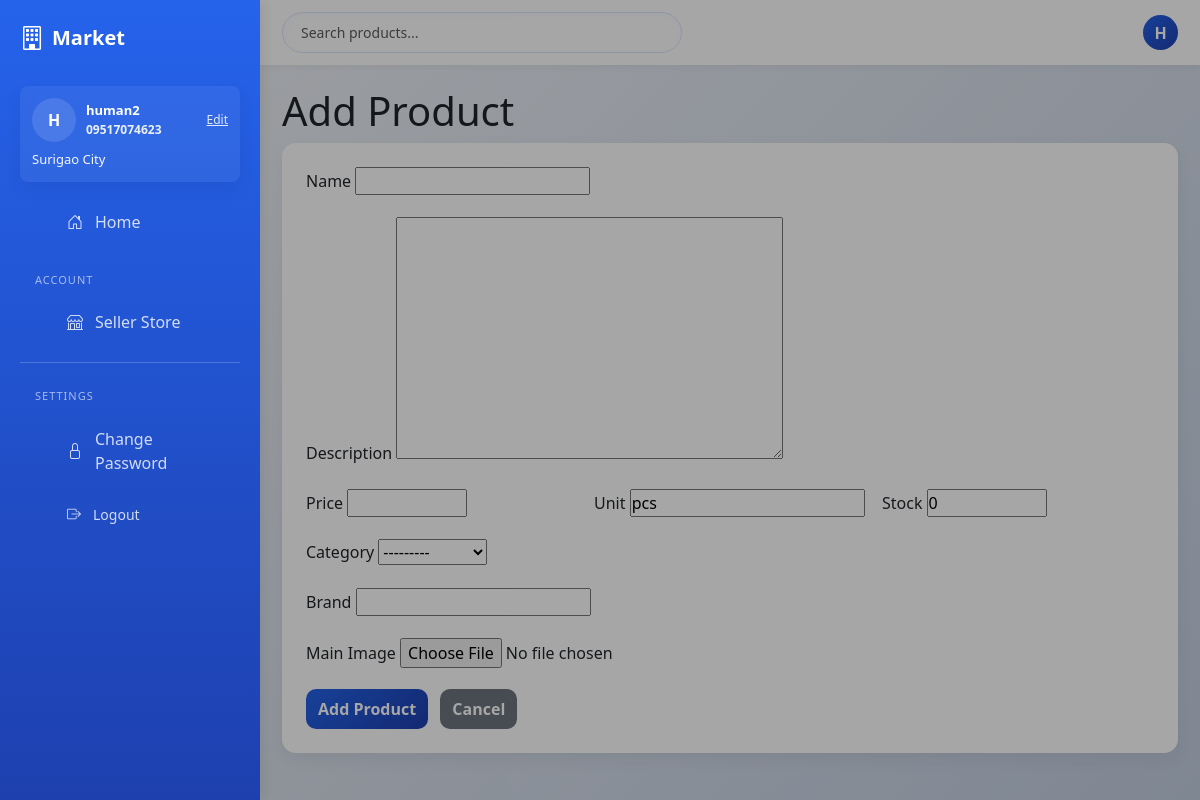
/seller/product/add/ (signed in), run on the app's committed database.
### core/models.py (models this page shows)
class User(AbstractUser):
    is_seller = models.BooleanField(default=False)
    phone_number = models.CharField(max_length=30, blank=True)
    default_address = models.TextField(blank=True)
    seller_lat = models.DecimalField(max_digits=9, decimal_places=6, null=True, blank=True)
    seller_lng = models.DecimalField(max_digits=9, decimal_places=6, null=True, blank=True)

### core/views.py (the view)
# urls.py: path('seller/product/add/', seller_add_product, name='seller_add_product'),
@user_passes_test(_is_seller)
@require_http_methods(['GET', 'POST'])
def seller_add_product(request):
    if request.method == 'POST':
        form = ProductForm(request.POST, request.FILES)
        if form.is_valid():
            form.save(seller=request.user)
            messages.success(request, 'Product added')
            return redirect('seller_dashboard')
    else:
        form = ProductForm()
    return render(request, 'seller_product_form.html', {'form': form, 'action': 'Add Product'})

### core/forms.py (shortened to what this page needs)
class ProductForm(forms.ModelForm):
    image = forms.ImageField(required=False, label='Main image')
    class Meta:
        model = Product
        fields = ['name', 'description', 'price', 'unit', 'stock', 'brand', 'category']

### core/context_processors.py (called while the page is built)
def sidebar_info(request):
    data = {
        'sidebar_orders_count': 0,
        'sidebar_sales_total': 0,
        'sidebar_phone': '',
        'sidebar_address': '',
    }
    user = getattr(request, 'user', None)
    if not user or not user.is_authenticated:
        return data
    try:
        from .models import Order
        data['sidebar_orders_count'] = user.orders.count()
        if getattr(user, 'is_seller', False):
            orders = Order.objects.filter(items__product__seller=user, status='delivered').distinct()
            total = sum(float(order.total) for order in orders)
            data['sidebar_sales_total'] = round(total, 2)
        data['sidebar_phone'] = getattr(user, 'phone_number', '') or ''
        data['sidebar_address'] = getattr(user, 'default_address', '') or ''
    except Exception:
        pass
    return data

### core/models.py (called while the page is built)
    def __str__(self):
        return self.name

    @property
    def total(self):
        items_total = sum(item.total_price for item in self.items.all())
        fees_total = sum(float(getattr(item, 'delivery_fee', 0)) for item in self.items.all())
        return items_total + fees_total

    @property
    def total_price(self):
        return self.quantity * float(self.price)

### core/views.py (called while the page is built)
def _is_seller(user):
    return user.is_authenticated and user.is_seller

### templates/seller_product_form.html (shortened to what this page needs)
{% extends 'base.html' %}
{% block content %}
<h1>{{ action }}</h1>
<div class="card p-4">
  <form method="post" enctype="multipart/form-data">
    <div class="mb-3">
      <label class="form-label">Name</label>
      {{ form.name }}
    </div>
    <div class="mb-3">
      <label class="form-label">Description</label>
      {{ form.description }}
    </div>
    <div class="row g-3">
      <div class="col-md-4">
        <label class="form-label">Price</label>
        {{ form.price }}
      </div>
      <div class="col-md-4">
        <label class="form-label">Unit</label>
        {{ form.unit }}
      </div>
      <div class="col-md-4">
        <label class="form-label">Stock</label>
        {{ form.stock }}
      </div>
    </div>
    <div class="mb-3 mt-3">
      <label class="form-label">Category</label>
      {{ form.category }}
    </div>
    <div class="mb-3">
      <label class="form-label">Brand</label>
      {{ form.brand }}
    </div>
    <div class="mb-3">
      <label class="form-label">Main Image</label>
      {{ form.image }}
    </div>
    <div class="mt-3">
      <button class="btn btn-primary">{{ action }}</button>
      <a href="{% url 'seller_dashboard' %}" class="btn btn-secondary ms-2">Cancel</a>
    </div>
  </form>
</div>
{% endblock %}

### templates/base.html (shortened to what this page needs)
{% load static %}
<!doctype html>
<html lang="en">
<head>
    <link href="https://cdn.jsdelivr.net/npm/bootstrap@5.3.0/dist/css/bootstrap.min.css" rel="stylesheet">
    <link rel="stylesheet" href="https://cdn.jsdelivr.net/npm/bootstrap-icons@1.11.0/font/bootstrap-icons.css">
    <link rel="stylesheet" href="{% static 'css/styles.css' %}">
</head>
<body>
<button class="sidebar-toggle" id="sidebarToggle" aria-label="Toggle navigation"><i class="bi bi-list"></i></button>
<div id="sidebarEdge" class="sidebar-edge" aria-hidden="true"></div>
<aside class="sidebar" id="sidebar">
    <div class="sidebar-brand">
        <div style="display: flex; align-items: center; gap: 8px;">
            <i class="bi bi-building"></i>
            <span>Market</span>
        </div>
    </div>
    {% if user.is_authenticated %}
        <div class="card mb-3" style="background: rgba(255,255,255,0.06); padding: 12px; border-radius: 8px; color: white;">
            <div style="display:flex; justify-content: space-between; align-items: center; gap: 10px;">
                <div style="display:flex; gap:10px; align-items:center;">
                    <div style="width:44px; height:44px; border-radius:50%; background: rgba(255,255,255,0.12); display:flex; align-items:center; justify-content:center; font-weight:700;">{{ user.username|first|upper }}</div>
                    <div style="font-size:13px;">
                        <div style="font-weight:600">{{ user.get_full_name|default:user.username }}</div>
                        <div style="font-size:12px; opacity:0.9"><strong>{{ sidebar_phone|default:'No phone' }}</strong></div>
                    </div>
                </div>
                <div style="text-align:right; font-size:12px;">
                    <a href="{% url 'profile' %}" style="color: rgba(255,255,255,0.85); text-decoration: underline;">Edit</a>
                </div>
            </div>
            {% if sidebar_address %}
                <div style="margin-top:8px; font-size:13px; opacity:0.95;">{{ sidebar_address|truncatechars:80 }}</div>
            {% else %}
                <div style="margin-top:8px; font-size:13px; opacity:0.7;">No default address set</div>
            {% endif %}
        </div>
    {% endif %}
    <ul class="sidebar-nav">
        <li><a href="/" class="{% if request.resolver_match.url_name == 'home' %}active{% endif %}"><i class="bi bi-house-door"></i> Home</a></li>
    </ul>
    {% if user.is_authenticated %}
        <div class="sidebar-section-title">Account</div>
        <ul class="sidebar-nav">
            {% if user.is_superuser %}
                <li><a href="{% url 'admin_dashboard' %}" class="{% if request.resolver_match.url_name == 'admin_dashboard' %}active{% endif %}"><i class="bi bi-speedometer2"></i> Admin Dashboard</a></li>
            {% elif user.is_seller %}
                <li><a href="{% url 'seller_dashboard' %}" class="{% if request.resolver_match.url_name == 'seller_dashboard' %}active{% endif %}"><i class="bi bi-shop"></i> Seller Store</a></li>
            {% endif %}
        </ul>
        <div class="sidebar-divider"></div>
        <div class="sidebar-section-title">Settings</div>
        <ul class="sidebar-nav">
            <li><a href="/accounts/password_change/"><i class="bi bi-lock"></i> Change Password</a></li>
            <li>
                <form method="post" action="{% url 'logout' %}" style="display: inline;">
                    <button type="submit" style="background: none; border: none; color: rgba(255, 255, 255, 0.8); padding: 12px 15px; text-align: left; cursor: pointer; width: 100%; font-size: 14px; font-family: inherit; display: flex; align-items: center; gap: 12px; transition: all 0.3s ease;">
                        <i class="bi bi-box-arrow-right"></i> Logout
                    </button>
                </form>
            </li>
        </ul>
    {% endif %}
</aside>
<div id="sidebarOverlay" class="sidebar-overlay" aria-hidden="true"></div>
<div class="main-wrapper" id="mainWrapper">
    <div class="top-bar">
        <div class="search-box">
            <form method="get" action="/">
                <input type="search" name="q" placeholder="Search products..." class="form-control" value="{{ q|default:'' }}">
            </form>
        </div>
        <div class="user-profile">
            {% if user.is_authenticated %}
                <div class="avatar" title="{{ user.username }}">
                    {{ user.username|first|upper }}
                </div>
            {% endif %}
        </div>
    </div>
    <main class="main-content">
        {% block content %}{% endblock %}
    </main>
</div>
</body>
</html>

### static/css/styles.css (style rules this page uses)
body { font-family: system-ui, -apple-system, 'Segoe UI', Roboto, 'Helvetica Neue', Arial; }
.card { border: 0; }
input[type=number] { max-width: 120px; }

### templates/base.html (style rules this page uses)
:root { --primary: #2563eb; --primary-dark: #1e40af; --secondary: #64748b; --success: #16a34a; --warning: #ea580c; --danger: #dc2626; }
* { margin: 0; padding: 0; box-sizing: border-box; }
body { font-family: 'Segoe UI', Tahoma, Geneva, Verdana, sans-serif; background: linear-gradient(135deg, #f5f7fa 0%, #c3cfe2 100%); min-height: 100vh; display: flex; }
.sidebar { width: 260px; background: linear-gradient(180deg, var(--primary) 0%, var(--primary-dark) 100%); color: white; padding: 20px; position: fixed; left: 0; top: 0; height: 100vh; overflow-y: auto; box-shadow: 2px 0 15px rgba(0, 0, 0, 0.1); transition: transform 0.3s ease, left 0.3s ease; z-index: 1000; }
.sidebar-brand { font-size: 20px; font-weight: 700; margin-bottom: 30px; display: flex; align-items: center; justify-content: space-between; gap: 10px; }
.sidebar-brand i { font-size: 24px; }
.sidebar-nav { list-style: none; }
.sidebar-nav li { margin-bottom: 5px; }
.sidebar-nav a { color: rgba(255, 255, 255, 0.8); text-decoration: none; padding: 12px 15px; border-radius: 8px; display: flex; align-items: center; gap: 12px; transition: all 0.3s ease; }
.sidebar-divider { border-top: 1px solid rgba(255, 255, 255, 0.2); margin: 15px 0; }
.sidebar-section-title { font-size: 11px; text-transform: uppercase; letter-spacing: 1px; color: rgba(255, 255, 255, 0.6); padding: 10px 15px; margin-top: 15px; }
.sidebar-toggle { position: fixed; left: 20px; top: 20px; background: linear-gradient(135deg, var(--primary), var(--primary-dark)); border: none; color: white; width: 45px; height: 45px; border-radius: 50%; cursor: pointer; z-index: 999; display: flex; align-items: center; justify-content: center; box-shadow: 0 4px 12px rgba(37, 99, 235, 0.3); transition: all 0.3s ease; }
.sidebar-overlay { position: fixed; inset: 0; background: rgba(0,0,0,0.35); opacity: 0; visibility: hidden; transition: opacity 0.25s ease, visibility 0.25s ease; z-index: 900; }
.sidebar-overlay.visible { opacity: 1; visibility: visible; }
.sidebar-edge { position: fixed; left: 0; top: 0; height: 100vh; width: 10px; z-index: 1001; }
.main-wrapper { margin-left: 260px; flex: 1; display: flex; flex-direction: column; transition: margin-left 0.3s ease; }
.top-bar { background: white; padding: 12px 22px; box-shadow: 0 2px 8px rgba(0, 0, 0, 0.05); display: flex; justify-content: space-between; align-items: center; gap: 18px; }
.search-box { flex: 1; max-width: 400px; }
.search-box input { border: 1px solid #dbe6fb; border-radius: 24px; padding: 9px 18px; font-size: 14px; box-shadow: 0 2px 8px rgba(37,99,235,0.03) inset; }
.user-profile { display: flex; align-items: center; gap: 15px; }
.user-profile .avatar { width: 35px; height: 35px; background: linear-gradient(135deg, var(--primary), var(--primary-dark)); border-radius: 50%; display: flex; align-items: center; justify-content: center; color: white; font-weight: 600; cursor: pointer; }
.main-content { flex: 1; padding: 22px; overflow-y: auto; }
.card { border: 0; border-radius: 14px; box-shadow: 0 6px 18px rgba(3, 10, 22, 0.06); transition: transform 0.22s ease, box-shadow 0.22s ease; }
.btn { border-radius: 10px; font-weight: 600; transition: transform 0.14s ease, box-shadow 0.14s ease; border: 0; padding: 8px 12px; }
.btn-primary { background: linear-gradient(135deg, var(--primary), var(--primary-dark)); }

### data on the page
User: username|first "H", get_full_name "human2", phone_number "09517074623", default_address "Surigao City"

### other printed values
{{ action }} "Add Product"
